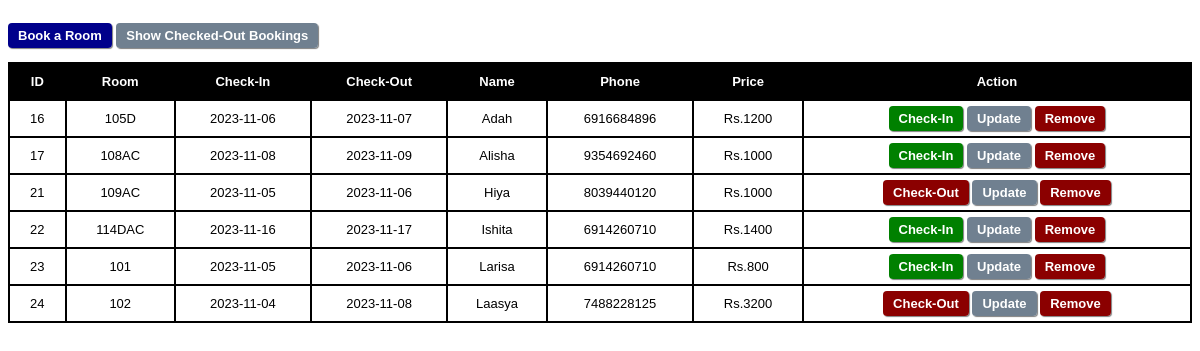
Screenshot of /booking.php with the database file from the repository.
### tables this page shows
CREATE TABLE `book` (
  `bookid` int(100) NOT NULL,
  `roomtype` varchar(100) NOT NULL,
  `roomno` varchar(100) NOT NULL,
  `checkindate` date NOT NULL,
  `checkoutdate` date NOT NULL,
  `cost` int(100) NOT NULL,
  `name` varchar(100) NOT NULL,
  `phoneno` varchar(100) NOT NULL,
  `idtype` varchar(100) NOT NULL,
  `idnumber` varchar(100) NOT NULL,
  `checkedin` varchar(100) NOT NULL
);

### booking.php (the view, shortened to what this page needs)
<html>
  <link rel="stylesheet" href="CSS/style.css">
  <body>
    <br> <a href="php/bookroom.php" class='blue'>Book a Room</a>
         <a href="booking.php?completedStay=1" class='grey'>Show Checked-Out Bookings</a>
    <br><br>
    <table>
      <tr>
       <th>ID</th> <th>Room</th> <th>Check-In</th> <th>Check-Out</th> <th>Name</th> <th>Phone</th> <th>Price</th> <th>Action</th>
      </tr>
        <?php
          include('PHP/connection.php');
          if (isset($_GET['completedStay'])) {
            $qry = mysqli_query($con, "select * from book where checkedin='checkedout' ") or die(mysqli_error($con));
          }
          else {
            $qry = mysqli_query($con, "select * from book where checkedin!='checkedout' ") or die(mysqli_error($con));
          }
          while ( $row = mysqli_fetch_assoc($qry))
          {
            $bookid = $row['bookid'];
            echo "
            <tr>
            <td>".$row['bookid']."</td>
            <td>".$row['roomno']."</td>
            <td>".$row['checkindate']."</td>
            <td>".$row['checkoutdate']."</td>
            <td>".$row['name']."</td>
            <td>".$row['phoneno']."</td>
            <td>Rs.".$row['cost']."</td>
            <td>";
            if($row['checkedin']=='false') { echo "<a href='booking.php?bookid=$bookid&checkin=true' class='green'>Check-In</a> "; }
            elseif($row['checkedin']=='true') {echo "<a href='booking.php?bookid=$bookid&checkout=true'>Check-Out</a> ";}
            echo "<a href='php/editbook.php?bookid=$bookid' class='grey'>Update</a>
            <a href='booking.php?bookid=$bookid&remove=true'>Remove</a>
            </td>
            </tr>";
          }
          ?>
    </table>
</html>

### CSS/style.css (style rules this page uses)
body { font-family: 'Arial'; }
.green { background-color: green; }
.grey { background-color: slategray; }
.blue { background-color: darkblue; }
table { width: 100%; font-size: small; }
th { background-color: black; color: white; }
table, th, tr, td { border: 2px solid black; border-collapse: collapse; padding: 10px; text-align: center; }
a, button { cursor: pointer; text-decoration: none; padding: 5px 10px 5px 10px; background-color: darkred; color: white; border-radius: 4px; box-shadow: 1px 1px 1px grey; font-size: small; font-weight: bold; }

### rows the page displays
book: bookid "16", roomno "105D", checkindate "2023-11-06", checkoutdate "2023-11-07", name "Adah", phoneno "6916684896", cost "1200"
book: bookid "17", roomno "108AC", checkindate "2023-11-08", checkoutdate "2023-11-09", name "Alisha", phoneno "9354692460", cost "1000"
book: bookid "21", roomno "109AC", checkindate "2023-11-05", checkoutdate "2023-11-06", name "Hiya", phoneno "8039440120", cost "1000"
book: bookid "22", roomno "114DAC", checkindate "2023-11-16", checkoutdate "2023-11-17", name "Ishita", phoneno "6914260710", cost "1400"
book: bookid "23", roomno "101", checkindate "2023-11-05", checkoutdate "2023-11-06", name "Larisa", phoneno "6914260710", cost "800"
book: bookid "24", roomno "102", checkindate "2023-11-04", checkoutdate "2023-11-08", name "Laasya", phoneno "7488228125", cost "3200"
